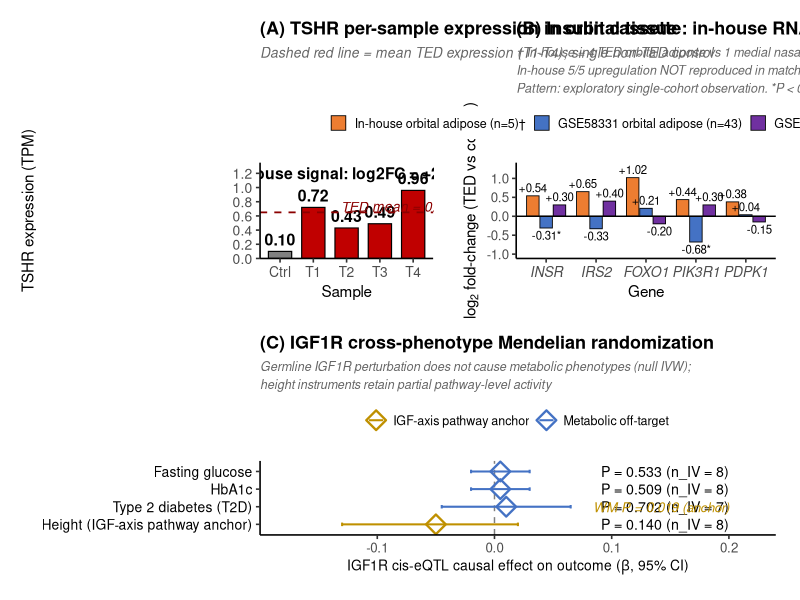

The R source for this figure:
# ============================================================
# Figure 3 v4 — Three-panel composite (TED-TRAP v4.5)
# v4 changes:
#  - Panel B cohort label: "In-house RNA-seq (n=5)" 
#    → "In-house orbital adipose (n=5)†"
#  - Panel B subtitle: footnote about TED orbital + nasal control
#  - All other panels unchanged from v3
# ============================================================

library(ggplot2)
library(patchwork)
library(dplyr)
library(scales)

# ============================================================
# PANEL A — TSHR per-sample TPM (UNCHANGED from v3)
# ============================================================

panel_a_data <- data.frame(
  sample = factor(c("Ctrl", "T1", "T2", "T3", "T4"),
                  levels = c("Ctrl", "T1", "T2", "T3", "T4")),
  TPM    = c(0.10, 0.72, 0.43, 0.49, 0.96),
  group  = c("Control", "TED", "TED", "TED", "TED")
)

ted_mean <- mean(panel_a_data$TPM[panel_a_data$group == "TED"])

p_a <- ggplot(panel_a_data, aes(x = sample, y = TPM, fill = group)) +
  geom_col(color = "black", linewidth = 0.4, width = 0.7) +
  geom_text(aes(label = sprintf("%.2f", TPM)),
            vjust = -0.5, size = 4, fontface = "bold") +
  geom_hline(yintercept = ted_mean, linetype = "dashed",
             color = "darkred", linewidth = 0.6) +
  annotate("text", x = 4.5, y = ted_mean + 0.08,
           label = sprintf("TED mean = %.2f", ted_mean),
           color = "darkred", size = 3.5, fontface = "italic") +
  annotate("text", x = 3, y = 1.20,
           label = "Exploratory in-house signal: log2FC = +2.33, padj = 0.006",
           size = 4.0, fontface = "bold") +
  scale_fill_manual(values = c("Control" = "#808080", "TED" = "#C00000"),
                    guide = "none") +
  scale_y_continuous(limits = c(0, 1.35), expand = c(0, 0),
                     breaks = seq(0, 1.2, 0.2)) +
  labs(title = "(A) TSHR per-sample expression in orbital tissue",
       subtitle = "Dashed red line = mean TED expression (T1-T4); single non-TED control",
       x = "Sample",
       y = "TSHR expression (TPM)") +
  theme_classic(base_size = 12) +
  theme(plot.title = element_text(face = "bold", size = 13, hjust = 0),
        plot.subtitle = element_text(face = "italic", size = 10,
                                     color = "gray40"),
        axis.title = element_text(size = 11),
        axis.text = element_text(size = 10),
        plot.margin = margin(10, 12, 10, 10))

# ============================================================
# PANEL B — Insulin cassette 3-cohort (★ v4 LABEL CORRECTION)
# ============================================================

panel_b_data <- data.frame(
  Gene = factor(rep(c("INSR", "IRS2", "FOXO1", "PIK3R1", "PDPK1"), 3),
                levels = c("INSR", "IRS2", "FOXO1", "PIK3R1", "PDPK1")),
  # ★ v4 NEW LABEL: In-house orbital adipose (with compartment mismatch footnote)
  Cohort = factor(rep(c("In-house orbital adipose (n=5)\u2020",
                        "GSE58331 orbital adipose (n=43)",
                        "GSE105149 lacrimal gland (n=11)"), each = 5),
                  levels = c("In-house orbital adipose (n=5)\u2020",
                             "GSE58331 orbital adipose (n=43)",
                             "GSE105149 lacrimal gland (n=11)")),
  log2FC = c(
    +0.54, +0.65, +1.02, +0.44, +0.38,
    -0.31, -0.33, +0.21, -0.68, +0.04,
    +0.30, +0.40, -0.20, +0.30, -0.15
  ),
  is_significant = c(
    rep(FALSE, 5),
    TRUE, FALSE, FALSE, TRUE, FALSE,
    rep(FALSE, 5)
  )
)

panel_b_data$label <- sprintf("%+.2f%s",
                              panel_b_data$log2FC,
                              ifelse(panel_b_data$is_significant, "*", ""))

# ★ v4 NEW SUBTITLE: compartment mismatch footnote
panel_b_subtitle <- paste0(
  "\u2020 In-house = 4 TED orbital adipose vs 1 medial nasal fat control ",
  "(compartment mismatch acknowledged).\n",
  "In-house 5/5 upregulation NOT reproduced in matching-compartment GSE58331; ",
  "INSR, IRS2, PIK3R1 directionally opposite.\n",
  "Pattern: exploratory single-cohort observation. *P < 0.05 (limma)."
)

p_b <- ggplot(panel_b_data, aes(x = Gene, y = log2FC, fill = Cohort)) +
  geom_col(position = position_dodge(width = 0.8),
           width = 0.75, color = "black", linewidth = 0.3) +
  geom_text(aes(label = label,
                vjust = ifelse(log2FC >= 0, -0.4, 1.3)),
            position = position_dodge(width = 0.8),
            size = 2.9) +
  geom_hline(yintercept = 0, color = "black", linewidth = 0.5) +
  scale_fill_manual(values = c(
    "In-house orbital adipose (n=5)\u2020"  = "#ED7D31",
    "GSE58331 orbital adipose (n=43)"        = "#4472C4",
    "GSE105149 lacrimal gland (n=11)"        = "#7030A0"
  )) +
  scale_y_continuous(limits = c(-1.0, 1.3), breaks = seq(-1.0, 1.2, 0.5)) +
  labs(title    = "(B) Insulin cassette: in-house RNA-seq vs two external orbital cohorts",
       subtitle = panel_b_subtitle,
       x        = "Gene",
       y        = expression(log[2]~"fold-change (TED vs control)"),
       fill     = NULL) +
  theme_classic(base_size = 12) +
  theme(plot.title    = element_text(face = "bold", size = 13, hjust = 0),
        plot.subtitle = element_text(face = "italic", size = 9,
                                     color = "gray40", lineheight = 1.2,
                                     margin = margin(b = 8)),
        axis.text.x   = element_text(face = "italic", size = 10),
        axis.title    = element_text(size = 11),
        legend.position    = "top",
        legend.text        = element_text(size = 9),
        legend.key.size    = unit(0.4, "cm"),
        legend.box.margin  = margin(t = 0, b = 5),
        plot.margin   = margin(10, 12, 10, 10))

# ============================================================
# PANEL C — IGF1R cross-phenotype MR (UNCHANGED from v3)
# ============================================================

panel_c_data <- data.frame(
  outcome = factor(c("Fasting glucose",
                     "HbA1c",
                     "Type 2 diabetes (T2D)",
                     "Height (IGF-axis pathway anchor)"),
                   levels = c("Height (IGF-axis pathway anchor)",
                              "Type 2 diabetes (T2D)",
                              "HbA1c",
                              "Fasting glucose")),
  beta    = c(0.005, 0.005, 0.010, -0.050),
  ci_low  = c(-0.020, -0.020, -0.045, -0.130),
  ci_high = c(0.030, 0.030, 0.065, 0.020),
  pvalue  = c(0.533, 0.509, 0.702, 0.140),
  n_iv    = c(8, 8, 7, 8),
  category = c("Metabolic off-target", "Metabolic off-target",
               "Metabolic off-target", "IGF-axis pathway anchor")
)

panel_c_data$label_p <- sprintf("P = %.3f (n_IV = %d)",
                                panel_c_data$pvalue,
                                panel_c_data$n_iv)

p_c <- ggplot(panel_c_data, aes(x = beta, y = outcome, color = category)) +
  geom_vline(xintercept = 0, linetype = "dashed",
             color = "gray50", linewidth = 0.5) +
  geom_errorbar(aes(xmin = ci_low, xmax = ci_high),
                width = 0.2, linewidth = 0.7) +
  geom_point(aes(shape = category), size = 4.5, fill = NA, stroke = 1.2) +
  geom_text(aes(x = 0.20, label = label_p), color = "black",
            size = 3.6, hjust = 1) +
  annotate("text", x = 0.20, y = "Height (IGF-axis pathway anchor)",
           label = "WM P = 0.019 (anchor)", hjust = 1,
           vjust = -1.2, color = "#BF9000", size = 3.4,
           fontface = "italic") +
  scale_color_manual(values = c(
    "Metabolic off-target"     = "#4472C4",
    "IGF-axis pathway anchor"  = "#BF9000"
  )) +
  scale_shape_manual(values = c(
    "Metabolic off-target"     = 23,
    "IGF-axis pathway anchor"  = 23
  )) +
  scale_x_continuous(limits = c(-0.18, 0.22),
                     breaks = c(-0.1, 0, 0.1, 0.2)) +
  labs(title    = "(C) IGF1R cross-phenotype Mendelian randomization",
       subtitle = paste0("Germline IGF1R perturbation does not cause metabolic phenotypes (null IVW);\n",
                         "height instruments retain partial pathway-level activity"),
       x        = expression(paste("IGF1R cis-eQTL causal effect on outcome (", beta, ", 95% CI)")),
       y        = NULL,
       color    = NULL, shape = NULL) +
  theme_classic(base_size = 12) +
  theme(plot.title    = element_text(face = "bold", size = 13, hjust = 0),
        plot.subtitle = element_text(face = "italic", size = 9,
                                     color = "gray40", lineheight = 1.2,
                                     margin = margin(b = 8)),
        axis.text.y   = element_text(size = 10, color = "black"),
        axis.title.x  = element_text(size = 10),
        legend.position    = "top",
        legend.text        = element_text(size = 9),
        legend.key.size    = unit(0.4, "cm"),
        legend.box.margin  = margin(t = 0, b = 5),
        plot.margin   = margin(15, 12, 10, 10))

# ============================================================
# Assemble + 600 DPI but smaller dimensions to stay under 40 MP
# ============================================================

top_row    <- p_a + p_b + plot_layout(widths = c(1, 1.5))
final_plot <- top_row / p_c + plot_layout(heights = c(1.1, 0.85))

# Use 12 x 8 inches to ensure under 40 MP at 600 DPI
# 12 * 600 = 7200; 8 * 600 = 4800 → 34.6 MP ✅
ggsave(
  filename = "Figure3.png",
  plot     = final_plot,
  width    = 12, height = 8, units = "in",
  dpi      = 600,
  bg       = "white"
)

cat("Figure 3 v4 saved.\n")
cat("Panel B label: 'In-house orbital adipose (n=5)†'\n")
cat("Panel B footnote: '† 4 TED orbital adipose vs 1 medial nasal fat control'\n")
cat("Dimensions: 12x8 in @ 600 DPI = 7200 x 4800 px = 34.6 MP (under 40 MP limit)\n")
